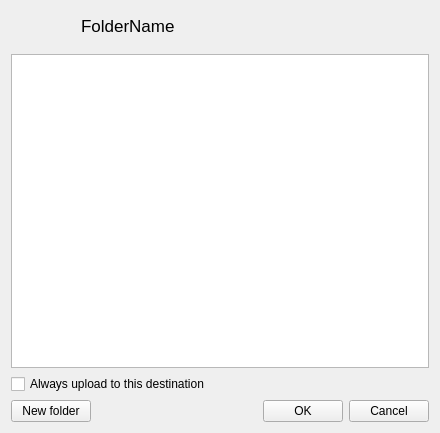
<?xml version="1.0" encoding="UTF-8"?>
<ui version="4.0">
 <class>NodeSelectorTreeViewWidget</class>
 <widget class="QWidget" name="NodeSelectorTreeViewWidget">
  <property name="geometry">
   <rect>
    <x>0</x>
    <y>0</y>
    <width>440</width>
    <height>433</height>
   </rect>
  </property>
  <property name="windowTitle">
   <string notr="true"/>
  </property>
  <layout class="QVBoxLayout" name="verticalLayout">
   <item>
    <layout class="QHBoxLayout" name="horizontalLayout_3">
     <property name="spacing">
      <number>0</number>
     </property>
     <property name="topMargin">
      <number>5</number>
     </property>
     <property name="bottomMargin">
      <number>12</number>
     </property>
     <item alignment="Qt::AlignVCenter">
      <widget class="QPushButton" name="bBack">
       <property name="maximumSize">
        <size>
         <width>30</width>
         <height>16777215</height>
        </size>
       </property>
       <property name="styleSheet">
        <string notr="true">QPushButton {
    border: none;
    background-color: transparent;
    padding: 0px;
}
</string>
       </property>
       <property name="text">
        <string/>
       </property>
       <property name="icon">
        <iconset resource="../../../Resources_win.qrc">
         <normaloff>:/images/node_selector/arrow-left-ico.png</normaloff>
         <disabledoff>:/images/node_selector/arrow-left-disabled-ico.png</disabledoff>:/images/node_selector/arrow-left-ico.png</iconset>
       </property>
       <property name="iconSize">
        <size>
         <width>16</width>
         <height>16</height>
        </size>
       </property>
      </widget>
     </item>
     <item alignment="Qt::AlignVCenter">
      <widget class="QPushButton" name="bForward">
       <property name="maximumSize">
        <size>
         <width>30</width>
         <height>16777215</height>
        </size>
       </property>
       <property name="styleSheet">
        <string notr="true">QPushButton {
    border: none;
    background-color: transparent;
    padding: 0px;
}</string>
       </property>
       <property name="text">
        <string/>
       </property>
       <property name="icon">
        <iconset resource="../../../Resources_win.qrc">
         <normaloff>:/images/node_selector/arrow-right-ico.png</normaloff>
         <disabledoff>:/images/node_selector/arrow-right-disabled-ico.png</disabledoff>:/images/node_selector/arrow-right-ico.png</iconset>
       </property>
       <property name="iconSize">
        <size>
         <width>16</width>
         <height>16</height>
        </size>
       </property>
      </widget>
     </item>
     <item>
      <spacer name="horizontalSpacer_5">
       <property name="orientation">
        <enum>Qt::Horizontal</enum>
       </property>
       <property name="sizeType">
        <enum>QSizePolicy::Fixed</enum>
       </property>
       <property name="sizeHint" stdset="0">
        <size>
         <width>10</width>
         <height>20</height>
        </size>
       </property>
      </spacer>
     </item>
     <item alignment="Qt::AlignHCenter|Qt::AlignVCenter">
      <widget class="QLabel" name="lFolderName">
       <property name="font">
        <font>
         <pointsize>-1</pointsize>
         <bold>false</bold>
         <strikeout>false</strikeout>
         <kerning>false</kerning>
        </font>
       </property>
       <property name="styleSheet">
        <string notr="true">QLabel{
font-size:17px;
}</string>
       </property>
       <property name="text">
        <string notr="true">FolderName</string>
       </property>
      </widget>
     </item>
     <item>
      <spacer name="syncSpacer">
       <property name="orientation">
        <enum>Qt::Horizontal</enum>
       </property>
       <property name="sizeType">
        <enum>QSizePolicy::Fixed</enum>
       </property>
       <property name="sizeHint" stdset="0">
        <size>
         <width>10</width>
         <height>20</height>
        </size>
       </property>
      </spacer>
     </item>
     <item>
      <widget class="QLabel" name="lIcon">
       <property name="minimumSize">
        <size>
         <width>0</width>
         <height>0</height>
        </size>
       </property>
       <property name="maximumSize">
        <size>
         <width>16777215</width>
         <height>16777215</height>
        </size>
       </property>
       <property name="text">
        <string/>
       </property>
       <property name="alignment">
        <set>Qt::AlignCenter</set>
       </property>
       <property name="margin">
        <number>0</number>
       </property>
       <property name="indent">
        <number>-1</number>
       </property>
      </widget>
     </item>
     <item>
      <spacer name="avatarSpacer">
       <property name="orientation">
        <enum>Qt::Horizontal</enum>
       </property>
       <property name="sizeType">
        <enum>QSizePolicy::Fixed</enum>
       </property>
       <property name="sizeHint" stdset="0">
        <size>
         <width>10</width>
         <height>20</height>
        </size>
       </property>
      </spacer>
     </item>
     <item>
      <widget class="QLabel" name="lOwnerIcon">
       <property name="minimumSize">
        <size>
         <width>0</width>
         <height>0</height>
        </size>
       </property>
       <property name="text">
        <string/>
       </property>
       <property name="alignment">
        <set>Qt::AlignCenter</set>
       </property>
       <property name="margin">
        <number>0</number>
       </property>
       <property name="indent">
        <number>-1</number>
       </property>
      </widget>
     </item>
     <item>
      <spacer name="horizontalSpacer_4">
       <property name="orientation">
        <enum>Qt::Horizontal</enum>
       </property>
       <property name="sizeHint" stdset="0">
        <size>
         <width>40</width>
         <height>20</height>
        </size>
       </property>
      </spacer>
     </item>
    </layout>
   </item>
   <item>
    <widget class="NodeSelectorTreeView" name="tMegaFolders">
     <property name="font">
      <font>
       <pointsize>-1</pointsize>
      </font>
     </property>
     <property name="focusPolicy">
      <enum>Qt::StrongFocus</enum>
     </property>
     <property name="styleSheet">
      <string notr="true">QTreeView {
    show-decoration-selected: 1;
	selection-background-color: #3393df;
	 font-size: 12px;
 	qproperty-indentation: 18; 
	outline:0;
}

QTreeView::item:disabled
{
	background-color:transparent;
}

QTreeView::item:hover {
   background-color:transparent;
}

QTreeView::branch:hover {
background-color:transparent;
}

QTreeView::branch:selected {
background-color: #3393df;
}

QTreeView::item:selected {
    border: transparent;
	 color: white;
    background-color: #3393df;
}

QTreeView::branch:selected:closed:has-children:adjoins-item {
    border-image: none;
	image:url(://images/node_selector/Icon-Small-Arrow-Left-hover.png) ;
}

QTreeView::branch:selected:open:has-children:adjoins-item {
    border-image: none;
    image: url(://images/node_selector/Icon-Small-Arrow-Down-hover.png) ;
}

QTreeView::branch:!selected:closed:has-children:adjoins-item {
    border-image: none;
    image: url(://images/node_selector/Icon-Small-Arrow-Left.png) ;
}

QTreeView::branch:!selected:open:has-children:adjoins-item {
    border-image: none;
    image: url(://images/node_selector/Icon-Small-Arrow-Down.png) ;
}

QHeaderView
{
background: #FFFFFF;
font-size: 12px;
color:#576879;
padding-top: 2px;
}

QHeaderView::section {
background: #FFFFFF;
border-left:1px solid #dadada;			
border-top:0 px;
border-bottom:0px;					 					 				 					 	
border-right:0px;
padding-left:3px;
}


QHeaderView::section::first
{
padding-left: 0px;
border-left:0px;		
}

QHeaderView::down-arrow { 
width: 4px; height:6px;
subcontrol-position: right;
top:-2px;
left:0px;
padding-right:10px;
} 

QHeaderView::up-arrow {
width: 4px; height:6px;
subcontrol-position: right;
top:-2px;
left:0px;
padding-right:10px;
} 




</string>
     </property>
     <property name="frameShape">
      <enum>QFrame::StyledPanel</enum>
     </property>
     <property name="frameShadow">
      <enum>QFrame::Plain</enum>
     </property>
     <property name="alternatingRowColors">
      <bool>false</bool>
     </property>
     <property name="selectionMode">
      <enum>QAbstractItemView::SingleSelection</enum>
     </property>
     <property name="iconSize">
      <size>
       <width>22</width>
       <height>22</height>
      </size>
     </property>
     <property name="autoExpandDelay">
      <number>-1</number>
     </property>
     <property name="indentation">
      <number>18</number>
     </property>
     <property name="animated">
      <bool>true</bool>
     </property>
     <property name="allColumnsShowFocus">
      <bool>false</bool>
     </property>
     <property name="expandsOnDoubleClick">
      <bool>false</bool>
     </property>
     <attribute name="headerMinimumSectionSize">
      <number>35</number>
     </attribute>
     <attribute name="headerDefaultSectionSize">
      <number>35</number>
     </attribute>
    </widget>
   </item>
   <item>
    <widget class="QCheckBox" name="cbAlwaysUploadToLocation">
     <property name="text">
      <string>Always upload to this destination</string>
     </property>
    </widget>
   </item>
   <item>
    <widget class="QWidget" name="bLayout" native="true">
     <property name="maximumSize">
      <size>
       <width>16777215</width>
       <height>26</height>
      </size>
     </property>
     <layout class="QHBoxLayout" name="horizontalLayout">
      <property name="leftMargin">
       <number>0</number>
      </property>
      <property name="topMargin">
       <number>0</number>
      </property>
      <property name="rightMargin">
       <number>0</number>
      </property>
      <property name="bottomMargin">
       <number>0</number>
      </property>
      <item>
       <widget class="QPushButton" name="bNewFolder">
        <property name="text">
         <string>New folder</string>
        </property>
       </widget>
      </item>
      <item>
       <spacer name="horizontalSpacer">
        <property name="orientation">
         <enum>Qt::Horizontal</enum>
        </property>
        <property name="sizeHint" stdset="0">
         <size>
          <width>40</width>
          <height>20</height>
         </size>
        </property>
       </spacer>
      </item>
      <item>
       <widget class="QPushButton" name="bOk">
        <property name="text">
         <string>OK</string>
        </property>
       </widget>
      </item>
      <item>
       <widget class="QPushButton" name="bCancel">
        <property name="text">
         <string>Cancel</string>
        </property>
       </widget>
      </item>
     </layout>
    </widget>
   </item>
  </layout>
 </widget>
 <customwidgets>
  <customwidget>
   <class>NodeSelectorTreeView</class>
   <extends>QTreeView</extends>
   <header>NodeSelectorTreeView.h</header>
  </customwidget>
 </customwidgets>
 <resources>
  <include location="../../../Resources_win.qrc"/>
 </resources>
 <connections/>
</ui>
